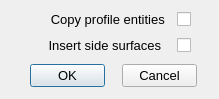
<?xml version="1.0" encoding="UTF-8"?>
<ui version="4.0">
 <class>SurfaceOfRevInsert_Dialog</class>
 <widget class="QDialog" name="SurfaceOfRevInsert_Dialog">
  <property name="geometry">
   <rect>
    <x>0</x>
    <y>0</y>
    <width>219</width>
    <height>99</height>
   </rect>
  </property>
  <property name="font">
   <font>
    <pointsize>10</pointsize>
   </font>
  </property>
  <property name="windowTitle">
   <string>Surface of revolution options</string>
  </property>
  <widget class="QCheckBox" name="_100">
   <property name="enabled">
    <bool>true</bool>
   </property>
   <property name="geometry">
    <rect>
     <x>14</x>
     <y>4</y>
     <width>177</width>
     <height>31</height>
    </rect>
   </property>
   <property name="layoutDirection">
    <enum>Qt::RightToLeft</enum>
   </property>
   <property name="text">
    <string>Copy profile entities  </string>
   </property>
   <property name="checkable">
    <bool>true</bool>
   </property>
   <property name="checked">
    <bool>false</bool>
   </property>
   <property name="tristate">
    <bool>false</bool>
   </property>
  </widget>
  <widget class="QCheckBox" name="_101">
   <property name="enabled">
    <bool>true</bool>
   </property>
   <property name="geometry">
    <rect>
     <x>12</x>
     <y>30</y>
     <width>179</width>
     <height>31</height>
    </rect>
   </property>
   <property name="layoutDirection">
    <enum>Qt::RightToLeft</enum>
   </property>
   <property name="text">
    <string>Insert side surfaces   </string>
   </property>
   <property name="checkable">
    <bool>true</bool>
   </property>
   <property name="checked">
    <bool>false</bool>
   </property>
   <property name="tristate">
    <bool>false</bool>
   </property>
  </widget>
  <widget class="QPushButton" name="_2">
   <property name="geometry">
    <rect>
     <x>122</x>
     <y>64</y>
     <width>75</width>
     <height>23</height>
    </rect>
   </property>
   <property name="text">
    <string>Cancel</string>
   </property>
   <property name="autoDefault">
    <bool>false</bool>
   </property>
  </widget>
  <widget class="QPushButton" name="_1">
   <property name="geometry">
    <rect>
     <x>30</x>
     <y>64</y>
     <width>75</width>
     <height>23</height>
    </rect>
   </property>
   <property name="text">
    <string>OK</string>
   </property>
   <property name="default">
    <bool>true</bool>
   </property>
  </widget>
 </widget>
 <resources/>
 <connections/>
</ui>
